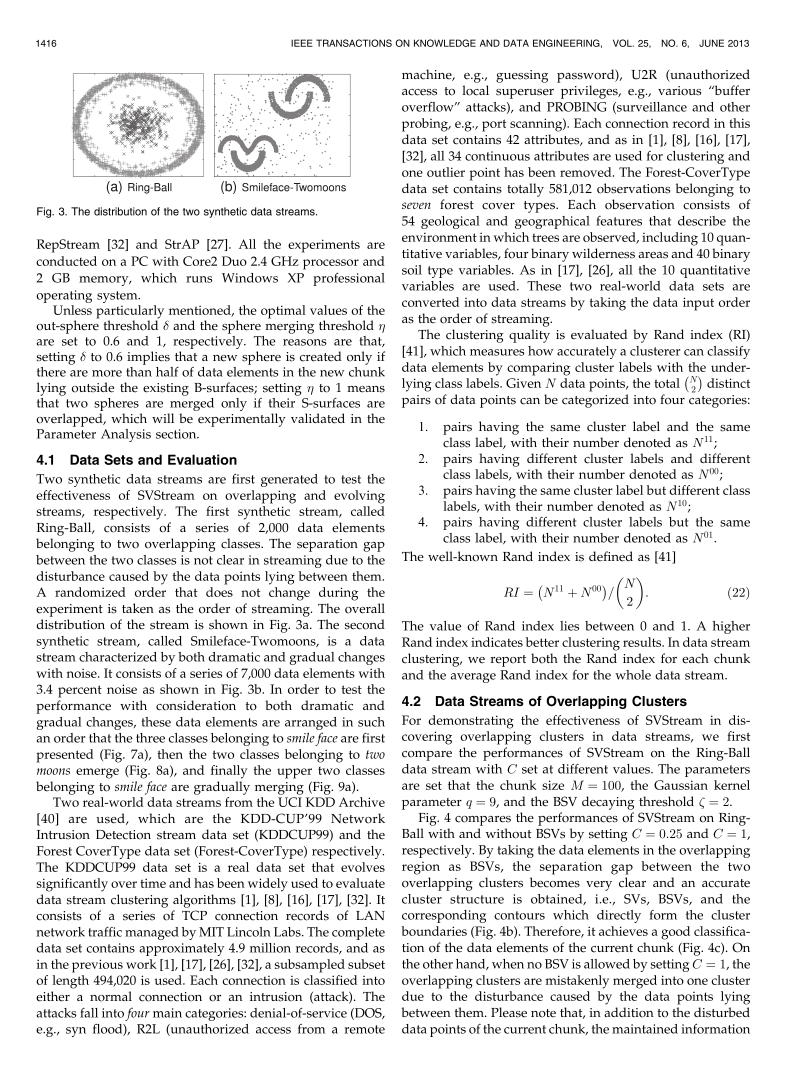
#> input picture reports/week-02-03/figures/page_300-07.png, 2363 x 3225 px, found by its file name (shown at 1/3 size); its folder holds 8 pictures in this run
$ python crop_all.py
#> lines starting #> are read from the running program, lines starting #| are printed output that depends on the picture
import os
from PIL import Image

# Page size at 300 DPI is 2363 x 3225.
# Margin left: ~135, right: ~2228.
# Column 1: ~135 to 1145, Column 2: ~1218 to 2228.
# Let's define the bounding box crops for each figure:

fig_dir = r"f:\latex\weekly-report-DACN\reports\week-02-03\figures"

def crop_and_save(page_num, box, out_name):
#> called with page_num = 7, box = (135, 230, 2228, 760), out_name = 'paper_fig03.png'
    page_path = os.path.join(fig_dir, f"page_300-{page_num:02d}.png")
    img = Image.open(page_path)
#> img is the input picture: PIL image 2363x3225 RGB; mean R, G, B 231.7, 231.6, 231.7
    cropped = img.crop(box)
    out_path = os.path.join(fig_dir, out_name)
    cropped.save(out_path)
    print(f"Saved {out_name}: size {cropped.size}")
#| Saved paper_fig03.png: size (2093, 530)

# Page 7: Fig 3 (synthetic streams)
# In page 7: Fig 3 is in col 1 and 2 at the top
# (a) Ring-Ball and (b) Smileface-Twomoons
crop_and_save(7, (135, 230, 2228, 760), "paper_fig03.png")

# Page 8:
# Fig 4: Top across full width: (a) through (e)
crop_and_save(8, (135, 210, 2228, 670), "paper_fig04.png")
#> call 2 of crop_and_save, with page_num = 8, box = (135, 210, 2228, 670), out_name = 'paper_fig04.png'
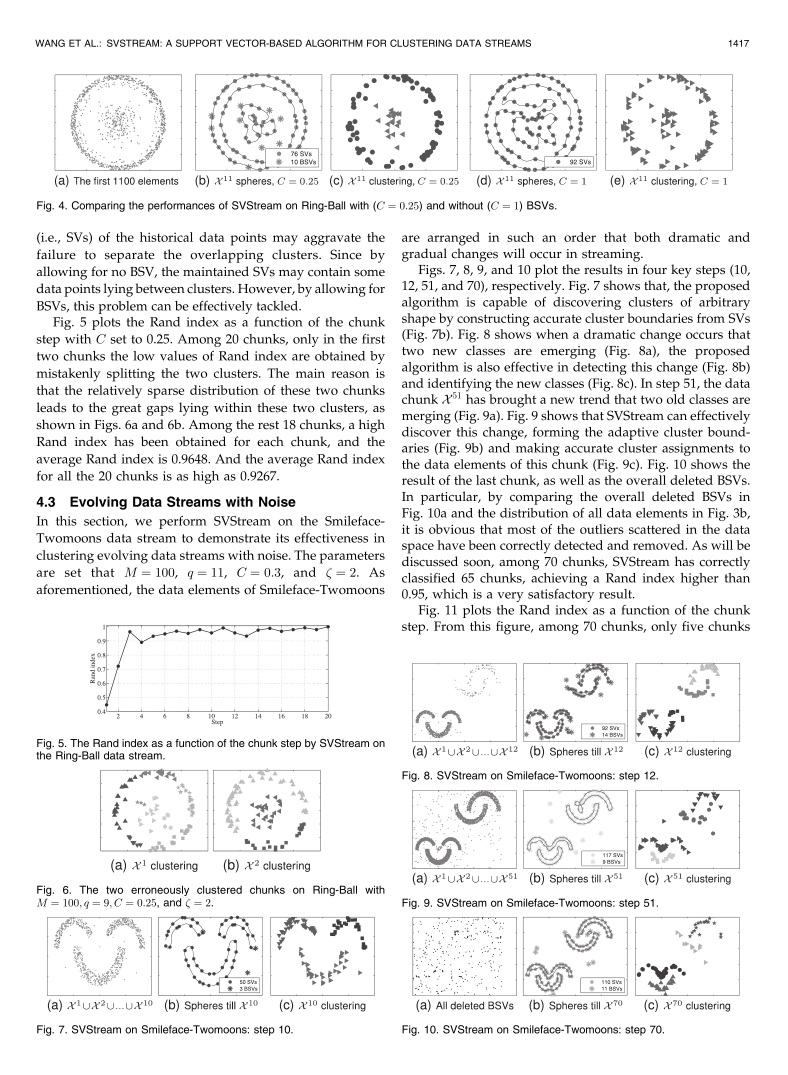
#> input picture reports/week-02-03/figures/page_300-08.png, 2363 x 3225 px, found by its file name (shown at 1/3 size)
#> in crop_and_save, img is the input picture: PIL image 2363x3225 RGB; mean R, G, B 238.7, 238.7, 238.7
#| Saved paper_fig04.png: size (2093, 460)

# Fig 5 & 6: Col 1 below Fig 4
# Fig 5: Rand index on Ring-Ball
# Fig 6: The two erroneously clustered chunks
crop_and_save(8, (135, 1720, 1150, 2690), "paper_fig05_06.png")
#| Saved paper_fig05_06.png: size (1015, 970)

# Fig 7, 8, 9, 10: Smileface steps 10, 12, 51, 70
# Let's crop Fig 7, 8, 9, 10 together or as a combined panel
# Fig 8, 9, 10 are in col 2, Fig 7 is at the bottom of col 1
# Let's create paper_fig07_10.png by combining Fig 7 and Figs 8-10, or cropping them
# On page 8:
# Fig 7: (135, 2690, 1150, 3030)
# Fig 8: (1218, 1730, 2228, 2150)
# Fig 9: (1218, 2160, 2228, 2590)
# Fig 10: (1218, 2600, 2228, 3030)
p8 = Image.open(os.path.join(fig_dir, "page_300-08.png"))
f7 = p8.crop((135, 2700, 1150, 3020))
f8 = p8.crop((1218, 1750, 2228, 2160))
f9 = p8.crop((1218, 2170, 2228, 2580))
f10 = p8.crop((1218, 2590, 2228, 3020))

# Let's stitch them into a 2x2 grid to match user's fig7_10_smileface_steps.png
w_panel = max(f7.width, f8.width, f9.width, f10.width)
#> w_panel = 1015
h_panel = max(f7.height, f8.height, f9.height, f10.height)
#> h_panel = 430
stitched = Image.new("RGB", (w_panel * 2 + 30, h_panel * 2 + 30), (255, 255, 255))
#> stitched: PIL image 2060x890 RGB; every value is 255
stitched.paste(f7, (0, 0))
stitched.paste(f8, (w_panel + 30, 0))
stitched.paste(f9, (0, h_panel + 30))
stitched.paste(f10, (w_panel + 30, h_panel + 30))
stitched.save(os.path.join(fig_dir, "paper_fig07_10.png"))
print(f"Saved paper_fig07_10.png: size {stitched.size}")
#| Saved paper_fig07_10.png: size (2060, 890)

# Page 9:
# Fig 11 & 12: Col 1
# Fig 11: (135, 210, 1150, 770)
# Fig 12: (135, 780, 1150, 1370)
crop_and_save(9, (135, 210, 1150, 1370), "paper_fig11_12.png")
#> call 4 of crop_and_save, with page_num = 9, box = (135, 210, 1150, 1370), out_name = 'paper_fig11_12.png'
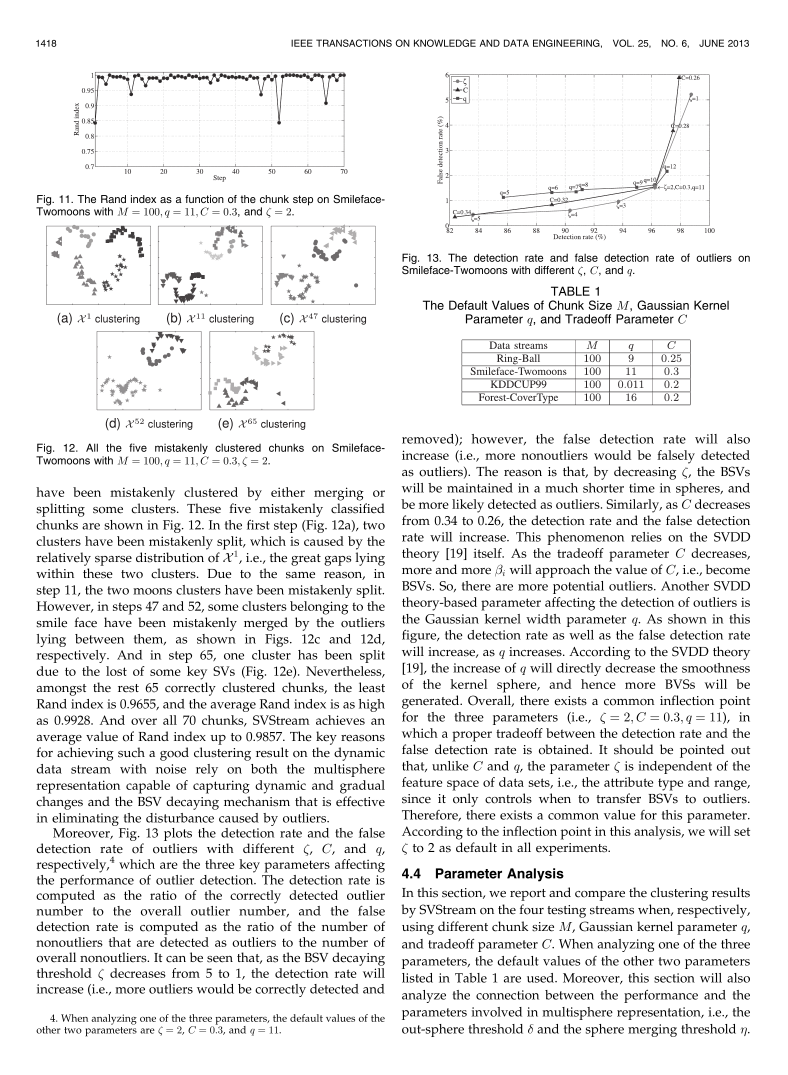
#> input picture reports/week-02-03/figures/page_300-09.png, 2363 x 3225 px, found by its file name (shown at 1/3 size)
#> in crop_and_save, img is the input picture: PIL image 2363x3225 RGB; mean R, G, B 236.5, 236.4, 236.5
#| Saved paper_fig11_12.png: size (1015, 1160)

# Fig 13: Col 2 top
# (1218, 210, 2228, 930)
crop_and_save(9, (1218, 210, 2228, 930), "paper_fig13.png")
#| Saved paper_fig13.png: size (1010, 720)

# Page 10:
# Fig 14: Full width top (a)-(d)
crop_and_save(10, (135, 210, 2228, 1070), "paper_fig14.png")
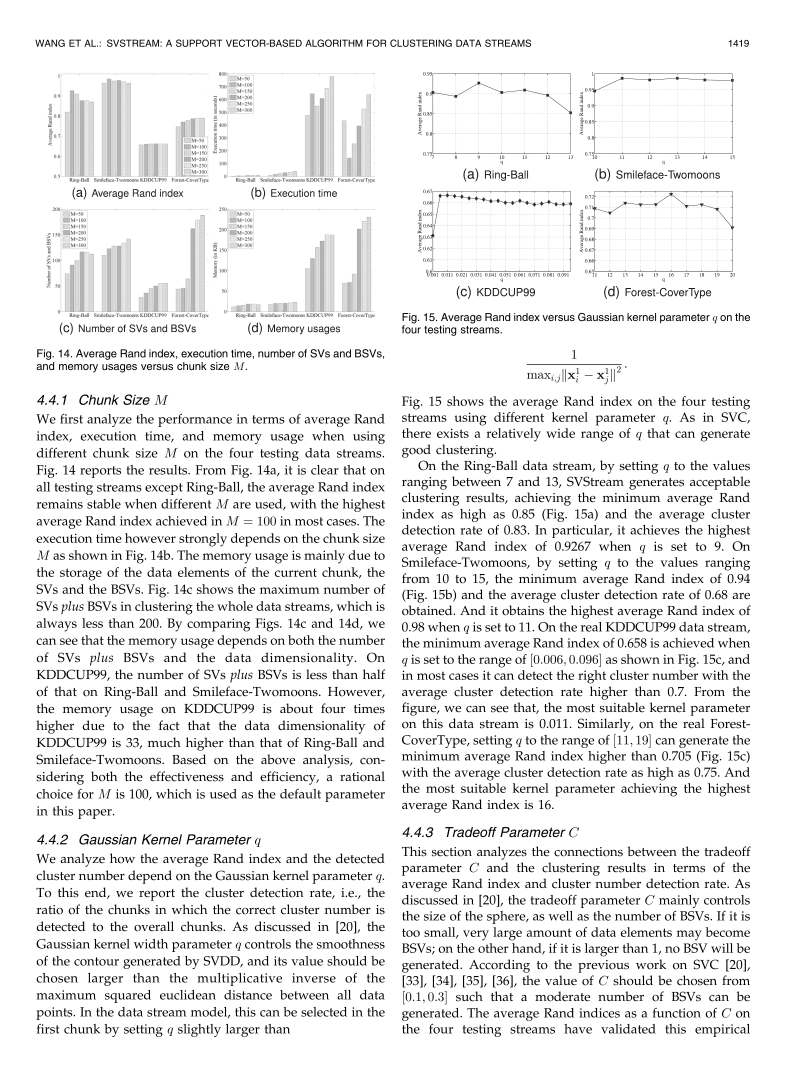
#> input picture reports/week-02-03/figures/page_300-10.png, 2363 x 3225 px, found by its file name (shown at 1/3 size)
#> in crop_and_save, img is the input picture: PIL image 2363x3225 RGB; mean R, G, B 235.7, 235.7, 235.7
#| Saved paper_fig14.png: size (2093, 860)

# Fig 15: Full width middle/lower (a)-(d)
crop_and_save(10, (1218, 1080, 2228, 2180), "paper_fig15.png") # wait, let's verify if Fig 15 is col 2 or full width
#| Saved paper_fig15.png: size (1010, 1100)

# Page 11:
# Fig 16: Col 1 (135, 210, 1150, 830)
crop_and_save(11, (135, 210, 1150, 830), "paper_fig16.png")
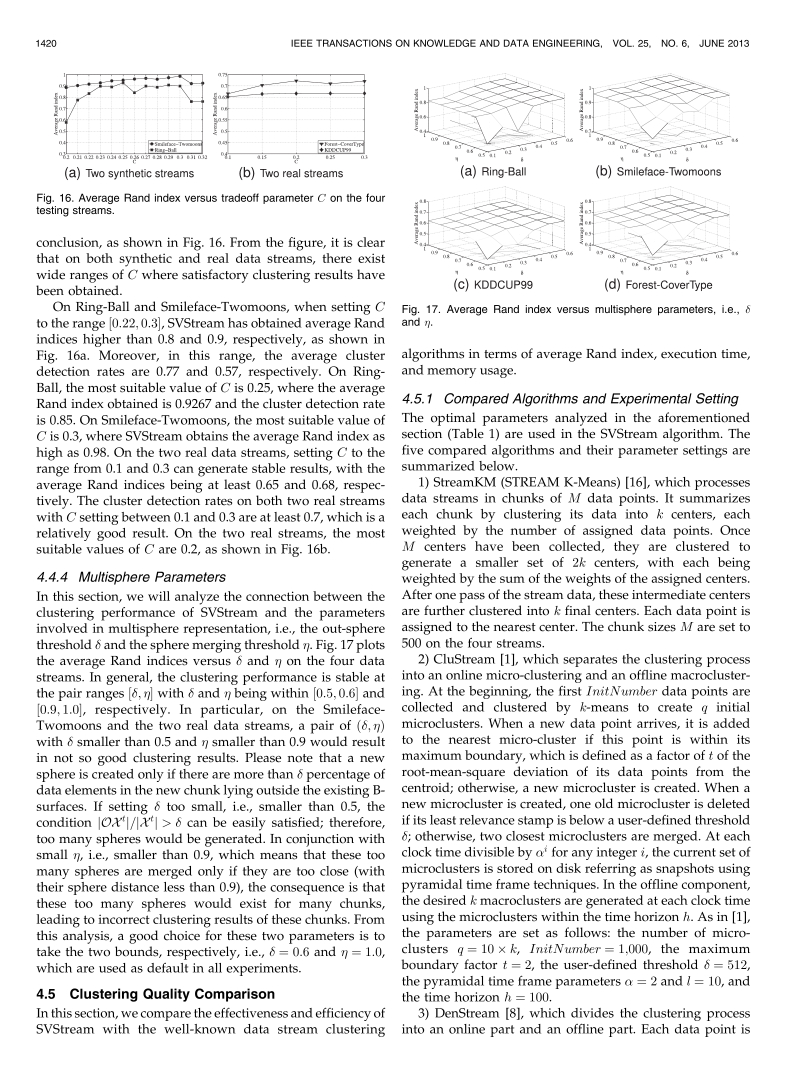
#> input picture reports/week-02-03/figures/page_300-11.png, 2363 x 3225 px, found by its file name (shown at 1/3 size)
#> in crop_and_save, img is the input picture: PIL image 2363x3225 RGB; mean R, G, B 234.4, 234.4, 234.4
#| Saved paper_fig16.png: size (1015, 620)

# Fig 17: Col 2 (1218, 210, 2228, 1130)
crop_and_save(11, (1218, 210, 2228, 1130), "paper_fig17.png")
#> in crop_and_save (call 9), `cropped = img.crop(box)`:
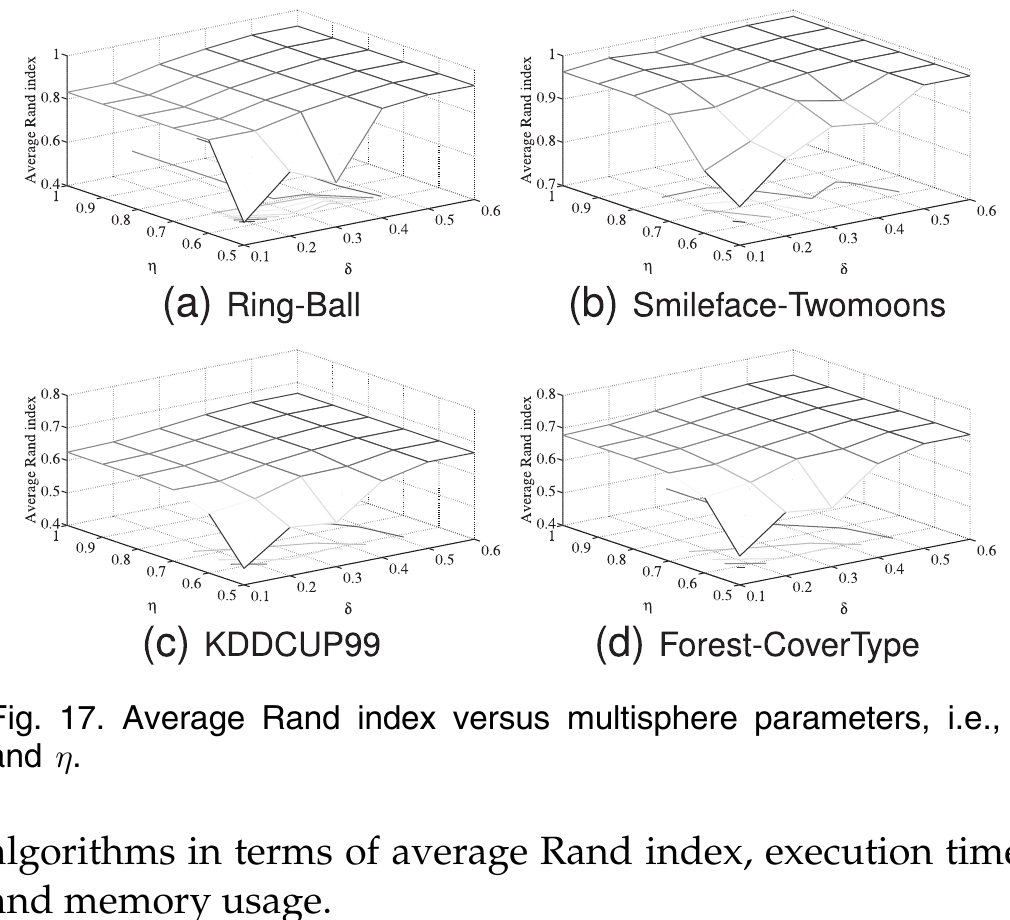
#> cropped: PIL image 1010x920 RGB; mean R, G, B 244.1, 244, 244
#| Saved paper_fig17.png: size (1010, 920)

# Page 12:
# Fig 18: Full width top (a)-(c)
#> (the run stopped early here; a loop or call above may not have finished)
